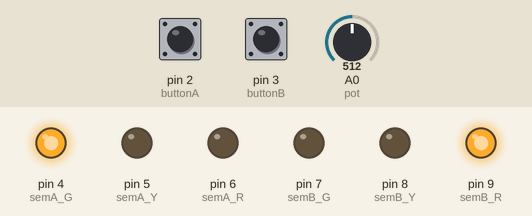
Simulated run of this sketch. Board: Arduino Uno, built with avr-gcc and run on an emulated ATmega328P. On the bench: output pins drawn as LEDs (lit = HIGH). Inputs (shaded band) come from the test bench; at power-on: pin 2 (buttonA) LOW, pin 3 (buttonB) LOW, A0 (pot) = 512.

Above: at 2.5 s.
At 6.0 s:
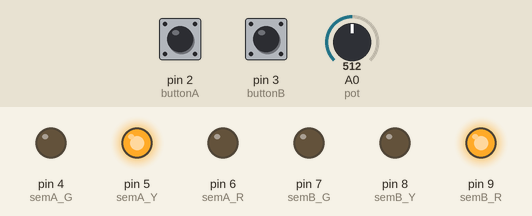
At 11.5 s:
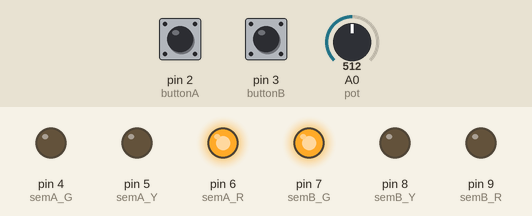
At 15.0 s:
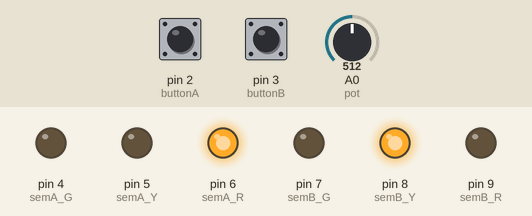
At 17.0 s:
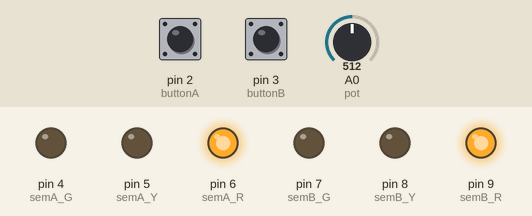
Timing chart, 0 to 23.4 s (numbered marks = the images above):
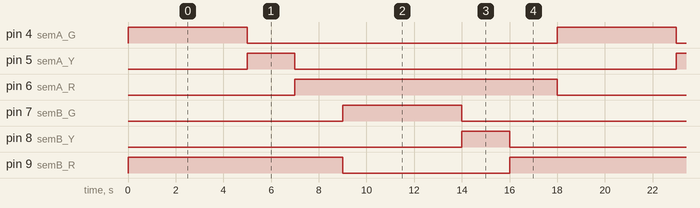

The sketch:

semaforo.ino
```cpp
#define semA_G 4
#define semA_Y 5
#define semA_R 6

#define semB_G 7
#define semB_Y 8
#define semB_R 9

#define pot A0

#define buttonA 2
#define buttonB 3

int potValor;

const int X = 2;
const int Y = 2;
const int G_total = 10;

int G_A = 6;
int G_B = G_total - G_A;

float fracVerde;

bool butA = false;
bool butB = false;
int pausa = 50;

void botaoApertadoA(){
	butA = true;
}
void botaoApertadoB(){
	butB = true;
}

int toMs(int t){
  return t*1000;
}

void setup() {
  pinMode(semA_R, OUTPUT);
  pinMode(semA_Y, OUTPUT);
  pinMode(semA_G, OUTPUT);
  pinMode(semB_R, OUTPUT);
  pinMode(semB_Y, OUTPUT);
  pinMode(semB_G, OUTPUT);

  pinMode(pot, INPUT);

  digitalWrite(semA_R, LOW);
  digitalWrite(semA_Y, LOW);
  digitalWrite(semA_G, LOW);
  digitalWrite(semB_R, LOW);
  digitalWrite(semB_Y, LOW);
  digitalWrite(semB_G, LOW);

  attachInterrupt(buttonA - 2, botaoApertadoA, RISING);
  attachInterrupt(buttonB - 2, botaoApertadoB, RISING);

  Serial.begin(9600);
}

void loop() {
  potValor = analogRead(A0);
  if(potValor<342){
    fracVerde = map(potValor, 0, 341, 250, 500)/1000.00;
  }
  else{
    fracVerde = map(potValor, 342, 1023, 500, 667)/1000.00;
  }

  G_A = G_total * fracVerde;
  G_B = G_total - G_A;

  if(butA == true && butB == true){
    delay(toMs(pausa));
  }

  digitalWrite(semA_G, HIGH);
  digitalWrite(semA_R, LOW);
  digitalWrite(semB_R, HIGH);
  delay(toMs(G_A));

  digitalWrite(semA_G, LOW);
  digitalWrite(semA_Y, HIGH);
  delay(toMs(Y));

  digitalWrite(semA_Y, LOW);
  digitalWrite(semA_R, HIGH);
  delay(toMs(X));

  digitalWrite(semB_R, LOW);
  digitalWrite(semB_G, HIGH);
  delay(toMs(G_B));

  digitalWrite(semB_G, LOW);
  digitalWrite(semB_Y, HIGH);
  delay(toMs(Y));

  digitalWrite(semB_Y, LOW);
  digitalWrite(semA_R, HIGH);
  digitalWrite(semB_R, HIGH);
  delay(toMs(X));
}
```

Measured:
- by itself, pin 4 (semA_G), pin 7 (semB_G): alternates HIGH for 5.0 s and LOW for 13.0 s
- by itself, pin 5 (semA_Y), pin 8 (semB_Y): alternates HIGH for 2.0 s and LOW for 16.0 s
- by itself, pin 6 (semA_R): alternates HIGH for 11.0 s and LOW for 7.0 s
- by itself, pin 9 (semB_R): repeats every 18.0 s: LOW 7.0 s, HIGH 11.0 s
